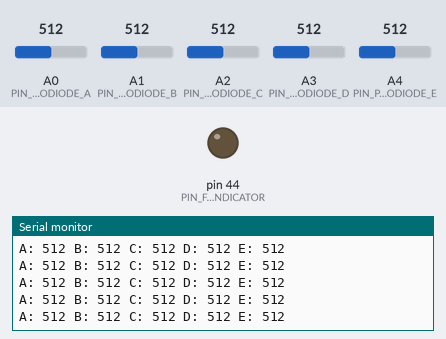
This sketch was run on a simulated Arduino Mega 2560, built with avr-gcc and run on an emulated ATmega2560. Parts: output pins drawn as LEDs (lit = HIGH), the last lines printed to the serial monitor. Inputs (shaded band) come from the test bench; at power-on: A0 (PIN_PHOTODIODE_A) = 512, A1 (PIN_PHOTODIODE_B) = 512, A2 (PIN_PHOTODIODE_C) = 512, A3 (PIN_PHOTODIODE_D) = 512, A4 (PIN_PHOTODIODE_E) = 512.

Above: at 1.2 s.
1.3 s: A0 (PIN_PHOTODIODE_A) set to 110
At 2.1 s:
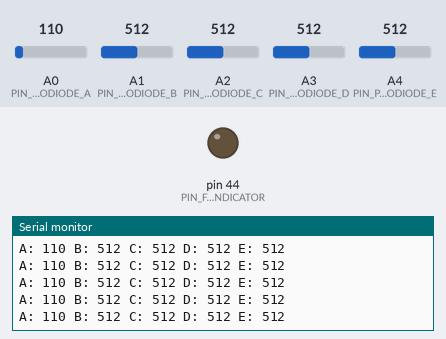
4.3 s: A0 (PIN_PHOTODIODE_A) set to 94
At 5.2 s:
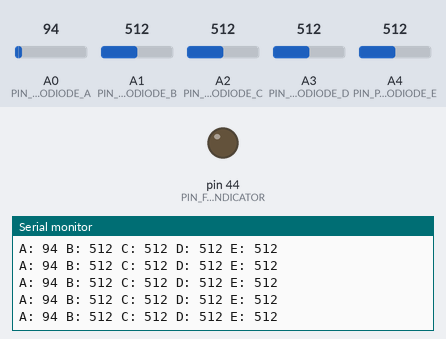
Timing chart, 0 to 7.3 s (numbered marks = the images above; inputs shaded):
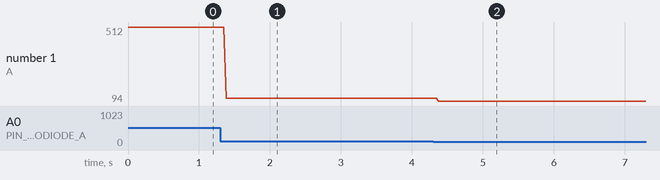

The sketch:

calibrate-flame.ino
```cpp
#define PIN_FLAME_INDICATOR 44
#define PIN_PHOTODIODE_A A0
#define PIN_PHOTODIODE_B A1
#define PIN_PHOTODIODE_C A2
#define PIN_PHOTODIODE_D A3
#define PIN_PHOTODIODE_E A4

void setup() {
  pinMode(PIN_FLAME_INDICATOR, OUTPUT);
  Serial.begin(9600);
}

void loop() {
  unsigned int flame_a = analogRead(PIN_PHOTODIODE_A);
  unsigned int flame_b = analogRead(PIN_PHOTODIODE_B);
  unsigned int flame_c = analogRead(PIN_PHOTODIODE_C);
  unsigned int flame_d = analogRead(PIN_PHOTODIODE_D);
  unsigned int flame_e = analogRead(PIN_PHOTODIODE_E);

  Serial.print("A: ");
  Serial.print(flame_a);
  Serial.print(" B: ");
  Serial.print(flame_b);
  Serial.print(" C: ");
  Serial.print(flame_c);
  Serial.print(" D: ");
  Serial.print(flame_d);
  Serial.print(" E: ");
  Serial.print(flame_e);
  Serial.println();
}
```

Measured:
- after the input at 1.3 s, the serial monitor: prints a new line after 0.09 s (image 1)
- after the input at 4.3 s, the serial monitor: prints a new line after 0.08 s (image 2)
- plotted number 1: 512 → 110 after the input at 1.3 s, 110 → 94 after the input at 4.3 s
